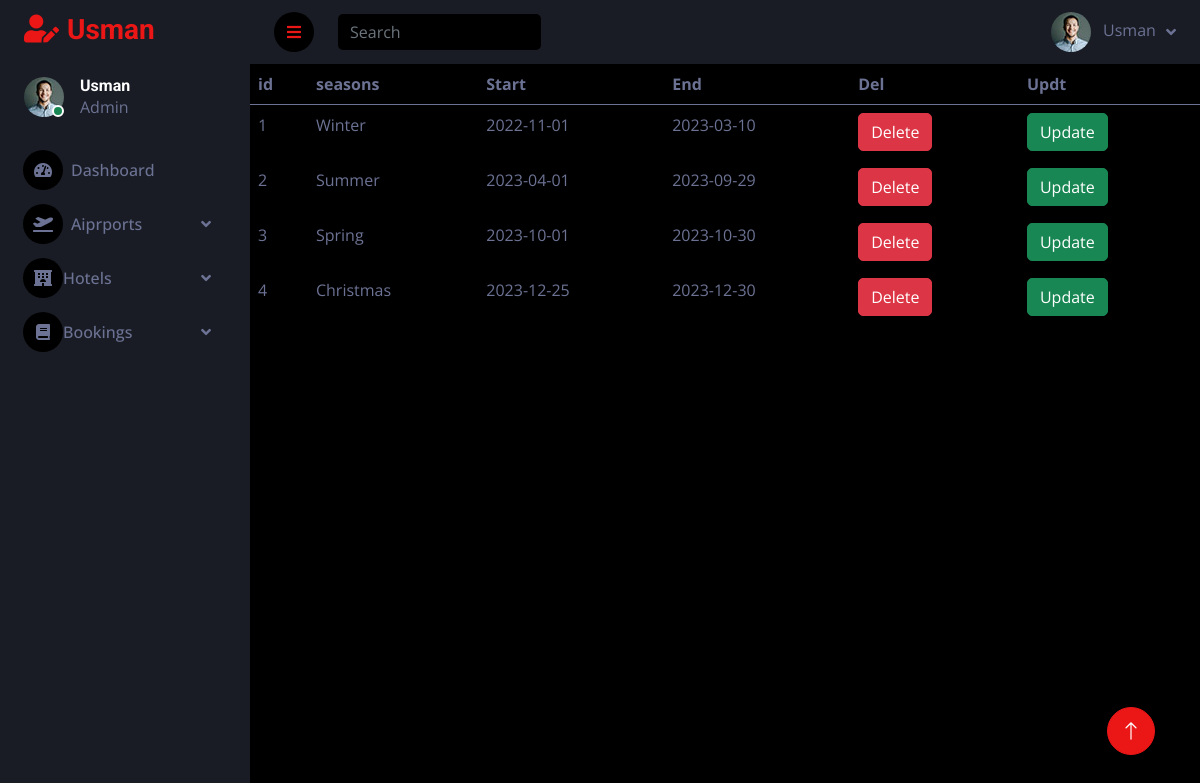
Page /Admin/viewSeasons.php on the committed database.
### tables this page shows
CREATE TABLE `seasons` (
  `id` int(11) NOT NULL,
  `name` varchar(255) NOT NULL,
  `start` date NOT NULL,
  `end` date NOT NULL
);

### Admin/viewSeasons.php (the view, shortened to what this page needs)
<?php
require_once '../connection.php';
$sql = "SELECT * FROM seasons";
$res = mysqli_query($connection, $sql);
if (mysqli_num_rows($res) > 0) {
    while ($row = mysqli_fetch_assoc($res)) {
        $data[] = $row;
    }
}
?>
<!DOCTYPE html>
<html lang="en">
<head>
    <?php require_once './include/head.php' ?>
</head>
<body>
    <?php require_once './include/sidebar.php' ?>
    <div class="content">
        <?php require_once './include/navbar.php' ?>
        <table class="table table-hover">
            <thead>
                <tr>
                    <th>id</th>
                    <th>seasons</th>
                    <th>Start</th>
                    <th>End</th>
                    <th>Del</th>
                    <th>Updt</th>
                </tr>
            </thead>
            <tbody>
                <?php foreach ($data as $main) { ?>
                    <tr>
                        <td>
                            <?php echo $main["id"] ?>
                        </td>
                        <td>
                        <?php echo $main["name"] ?>
                        </td>
                        <td>
                            <?php echo $main["start"] ?>
                        </td>
                        <td>
                            <?php echo $main["end"] ?>
                        </td>
                        <td>
                            <a href="delseason.php?id=<?php echo $main["id"] ?>" class="btn btn-danger">Delete</a>
                        </td>
                        <td>
                            <a href="editseasons.php?id=<?php echo $main["id"] ?>" class="btn btn-success">Update</a>
                        </td>
                    </tr>
                <?php } ?>
            </tbody>
        </table>
    </div>
        <a href="#" class="btn btn-lg btn-primary btn-lg-square back-to-top"><i class="bi bi-arrow-up"></i></a>
</body>
</html>

### Admin/css/style.css (style rules this page uses)
:root { --primary: #EB1616; --secondary: #191C24; --light: #6C7293; --dark: #000000; }
.back-to-top { position: fixed; display: none; right: 45px; bottom: 45px; z-index: 99; }
.btn { transition: .5s; }
.btn-lg-square { width: 48px; height: 48px; }
.btn-square, .btn-sm-square, .btn-lg-square { padding: 0; display: inline-flex; align-items: center; justify-content: center; font-weight: normal; border-radius: 50px; }
.content { margin-left: 250px; min-height: 100vh; background: var(--dark); transition: 0.5s; }
@media (min-width: 992px) { .content { width: calc(100% - 250px); } }

### rows in the picture
seasons: id "1", name "Winter", start "2022-11-01", end "2023-03-10"
seasons: id "2", name "Summer", start "2023-04-01", end "2023-09-29"
seasons: id "3", name "Spring", start "2023-10-01", end "2023-10-30"
seasons: id "4", name "Christmas", start "2023-12-25", end "2023-12-30"
